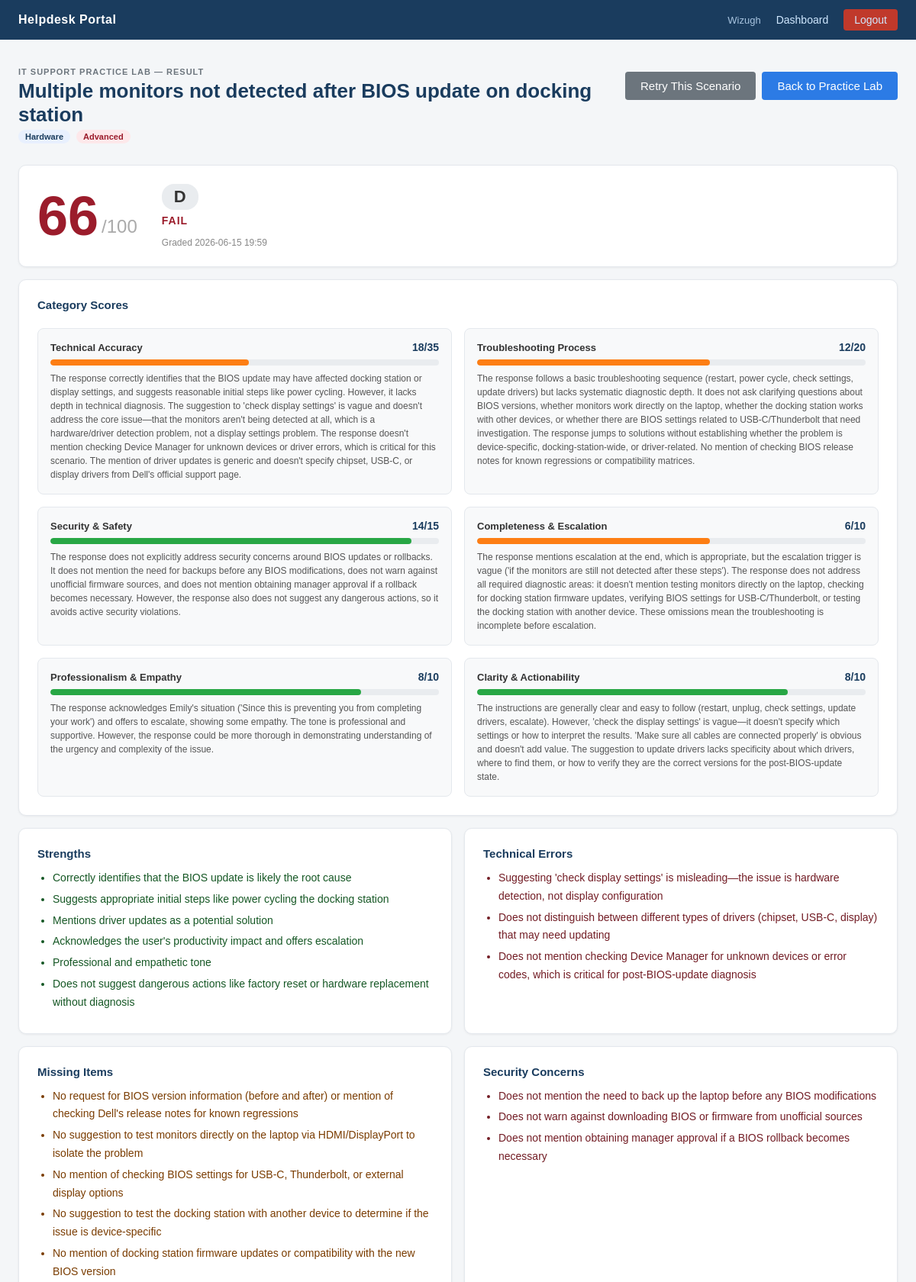
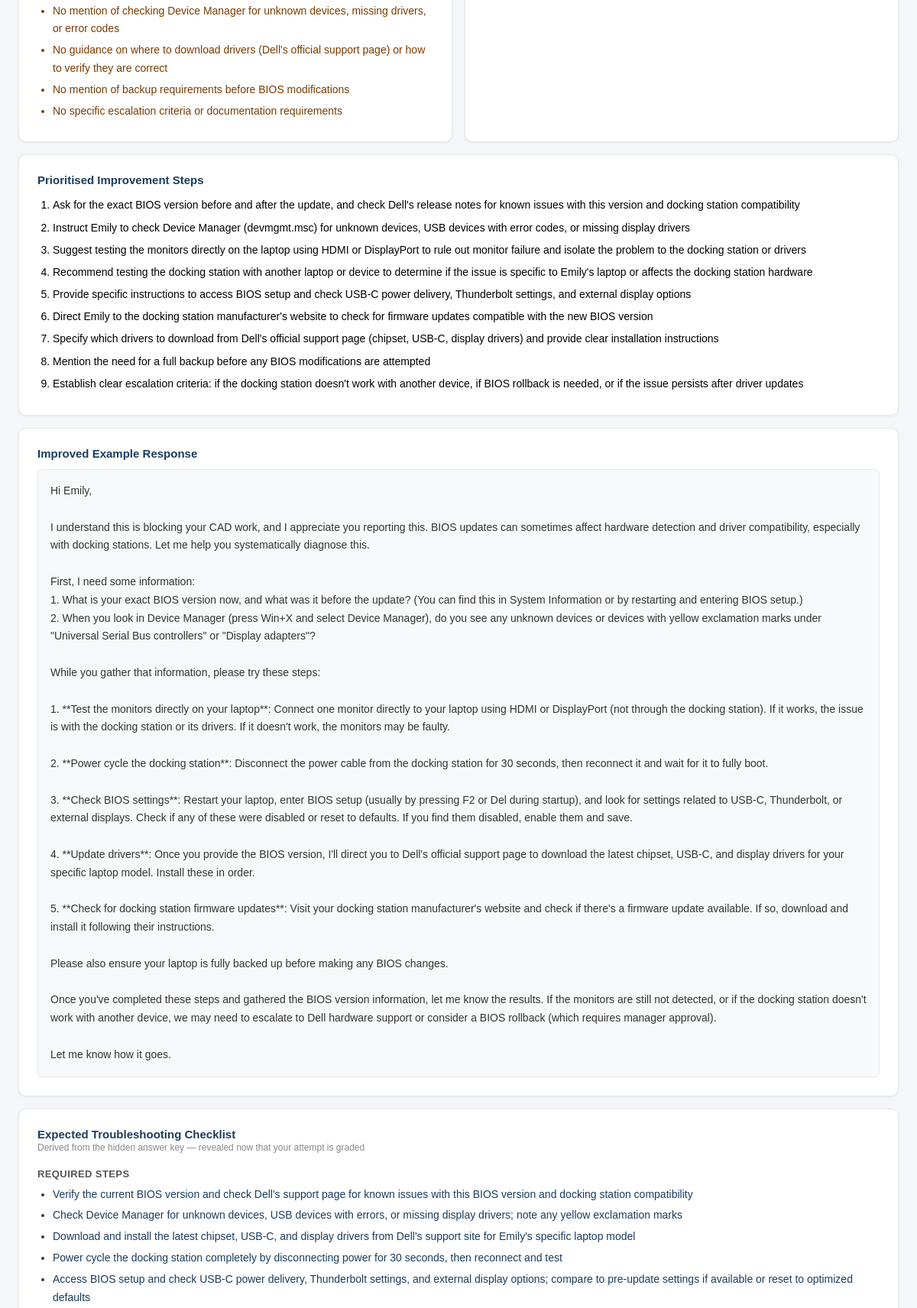
/admin/practice/result/6 (signed in, upper part), run on the app's committed database (2 pictures, top to bottom).
### tables this page shows
CREATE TABLE practice_scenarios (
            id                       INTEGER PRIMARY KEY AUTOINCREMENT,
            title                    TEXT    NOT NULL,
            description              TEXT    NOT NULL,
            category                 TEXT    NOT NULL,
            priority                 TEXT    NOT NULL,
            difficulty               TEXT    NOT NULL,
            answer_key_json          TEXT    NOT NULL,
            generated_by             TEXT    NOT NULL,
            created_at               TEXT    NOT NULL,
            generation_input_tokens  INTEGER NOT NULL DEFAULT 0,
            generation_output_tokens INTEGER NOT NULL DEFAULT 0,
            generation_cost_usd      REAL    NOT NULL DEFAULT 0
        );

CREATE TABLE practice_attempts (
            id                   INTEGER PRIMARY KEY AUTOINCREMENT,
            scenario_id          INTEGER NOT NULL,
            admin_username       TEXT    NOT NULL,
            response_text        TEXT    NOT NULL,
            raw_score            INTEGER NOT NULL,
            final_score          INTEGER NOT NULL,
            letter_grade         TEXT    NOT NULL,
            passed               INTEGER NOT NULL,
            score_cap_reason     TEXT,
            category_scores_json TEXT    NOT NULL,
            feedback_json        TEXT    NOT NULL,
            grading_input_tokens  INTEGER NOT NULL DEFAULT 0,
            grading_output_tokens INTEGER NOT NULL DEFAULT 0,
            grading_cost_usd     REAL    NOT NULL DEFAULT 0,
            submitted_at         TEXT    NOT NULL,
            FOREIGN KEY (scenario_id) REFERENCES practice_scenarios(id)
        );

### app.py (the view)
@app.route('/admin/practice/result/<int:attempt_id>')
def practice_result(attempt_id):
    if not admin_is_authenticated():
        return redirect(url_for('login'))
    conn = get_db()
    attempt = conn.execute(
        'SELECT * FROM practice_attempts WHERE id = ?', (attempt_id,)
    ).fetchone()
    if attempt is None:
        conn.close()
        return 'Result not found', 404
    if attempt['admin_username'] != session['user']:
        conn.close()
        return 'Access denied', 403
    scenario = conn.execute(
        'SELECT * FROM practice_scenarios WHERE id = ?', (attempt['scenario_id'],)
    ).fetchone()
    conn.close()
    category_scores = parse_json_column(attempt['category_scores_json'])
    feedback        = parse_json_column(attempt['feedback_json'])
    answer_key      = parse_json_column(scenario['answer_key_json'])
    public_ticket   = get_public_scenario(scenario)
    gen_cost   = scenario['generation_cost_usd']
    grade_cost = attempt['grading_cost_usd']
    return render_template(
        'practice_result.html',
        attempt=attempt,
        scenario=public_ticket,
        category_scores=category_scores,
        feedback=feedback,
        answer_key=answer_key,
        gen_cost=gen_cost,
        grade_cost=grade_cost,
        total_cost=gen_cost + grade_cost,
    )

### app.py (called while the page is built)
def get_db():
    conn = sqlite3.connect(DB_PATH)
    conn.row_factory = sqlite3.Row
    conn.execute("PRAGMA foreign_keys = ON")
    return conn

def admin_is_authenticated():
    return session.get('role') == 'admin' and 'user' in session

def get_public_scenario(scenario_row):
    return {
        "id":          scenario_row["id"],
        "title":       scenario_row["title"],
        "description": scenario_row["description"],
        "category":    scenario_row["category"],
        "priority":    scenario_row["priority"],
        "difficulty":  scenario_row["difficulty"],
        "created_at":  scenario_row["created_at"],
    }

def parse_json_column(text):
    if not text:
        return {}
    try:
        return json.loads(text)
    except (json.JSONDecodeError, TypeError):
        return {}

### templates/practice_result.html (shortened to what this page needs)
{% extends 'base.html' %}
{% block content %}
<div class="admin-page">
    <div class="admin-content">
        <div class="dashboard-header">
            <div class="dashboard-header-left">
                <span class="dashboard-eyebrow">IT SUPPORT PRACTICE LAB — RESULT</span>
                <h1 class="dashboard-title">{{ scenario['title'] }}</h1>
                <p class="dashboard-subtitle">
                    <span class="badge badge-category">{{ scenario['category'] }}</span>
                    <span class="badge badge-difficulty-{{ scenario['difficulty'].lower() }}" style="margin-left:4px;">{{ scenario['difficulty'] }}</span>
                </p>
            </div>
            <div class="dashboard-header-right" style="display:flex;gap:8px;flex-wrap:wrap;">
                <a href="{{ url_for('practice_scenario', scenario_id=scenario['id']) }}" class="btn-secondary">Retry This Scenario</a>
                <a href="{{ url_for('admin_practice') }}" class="btn">Back to Practice Lab</a>
            </div>
        </div>
        <div class="practice-score-summary">
            <div class="practice-score-main">
                <div class="practice-score-number {% if attempt['passed'] %}score-pass{% else %}score-fail{% endif %}">
                    {{ attempt['final_score'] }}
                </div>
                <div class="practice-score-denom">/100</div>
            </div>
            <div class="practice-score-meta">
                <div class="practice-grade-large grade-{{ attempt['letter_grade'].replace('+','plus').replace('-','minus') }}">
                    {{ attempt['letter_grade'] }}
                </div>
                <div class="practice-pass-label {% if attempt['passed'] %}pass-label-pass{% else %}pass-label-fail{% endif %}">
                    {% if attempt['passed'] %}PASS{% else %}FAIL{% endif %}
                </div>
                <div style="font-size:12px;color:#888;margin-top:8px;">
                    Graded {{ attempt['submitted_at'][:16] }}
                </div>
            </div>
        </div>
        <div class="dashboard-card" style="margin-bottom:16px;">
            <div class="card-header">
                <h2 class="card-title">Category Scores</h2>
            </div>
            <div class="practice-cat-grid">
                {% set cat_data = [
                    ('technical_accuracy',          'Technical Accuracy',          35),
                    ('troubleshooting_process',     'Troubleshooting Process',     20),
                    ('security_and_safety',         'Security & Safety',           15),
                    ('completeness_and_escalation', 'Completeness & Escalation',   10),
                    ('professionalism_and_empathy', 'Professionalism & Empathy',   10),
                    ('clarity_and_actionability',   'Clarity & Actionability',     10),
                ] %}
                {% for key, label, max_pts in cat_data %}
                {% set score = category_scores.get(key, 0) %}
                {% set pct   = (score / max_pts * 100)|int %}
                <div class="practice-cat-card">
                    <div class="practice-cat-header">
                        <span class="practice-cat-label">{{ label }}</span>
                        <span class="practice-cat-score">{{ score }}/{{ max_pts }}</span>
                    </div>
                    <div class="practice-bar-track">
                        <div class="practice-bar-fill {% if pct >= 70 %}bar-good{% elif pct >= 40 %}bar-mid{% else %}bar-low-score{% endif %}"
                             style="width:{{ pct }}%"></div>
                    </div>
                    {% set fb = feedback.get('category_feedback', {}).get(key, '') %}
                    {% if fb %}
                    <p class="practice-cat-feedback">{{ fb }}</p>
                    {% endif %}
                </div>
                {% endfor %}
            </div>
        </div>
        <div class="practice-feedback-grid">
            <div class="dashboard-card">
                <h2 class="card-title" style="margin-bottom:12px;">Strengths</h2>
                {% set strengths = feedback.get('strengths', []) %}
                {% if strengths %}
                <ul class="practice-list practice-list-green">
                    {% for item in strengths %}
                    <li>{{ item }}</li>
                    {% endfor %}
                </ul>
                {% else %}
                <p class="practice-empty-note">No specific strengths were identified.</p>
                {% endif %}
            </div>
            <div class="dashboard-card">
                <h2 class="card-title" style="margin-bottom:12px;">Technical Errors</h2>
                {% set errors = feedback.get('technical_errors', []) %}
                {% if errors %}
                <ul class="practice-list practice-list-red">
                    {% for item in errors %}
                    <li>{{ item }}</li>
                    {% endfor %}
                </ul>
                {% else %}
                <p class="practice-empty-note">No technical errors were identified.</p>
                {% endif %}
            </div>
            <div class="dashboard-card">
                <h2 class="card-title" style="margin-bottom:12px;">Missing Items</h2>
                {% set missing = feedback.get('missing_items', []) %}
                {% if missing %}
                <ul class="practice-list practice-list-orange">
                    {% for item in missing %}
                    <li>{{ item }}</li>
                    {% endfor %}
                </ul>
                {% else %}
                <p class="practice-empty-note">No missing items were identified.</p>
                {% endif %}
            </div>
            <div class="dashboard-card">
                <h2 class="card-title" style="margin-bottom:12px;">Security Concerns</h2>
                {% set security = feedback.get('security_concerns', []) %}
                {% if security %}
                <ul class="practice-list practice-list-red">
                    {% for item in security %}
                    <li>{{ item }}</li>
                    {% endfor %}
                </ul>
                {% else %}
                <p class="practice-empty-note">No security concerns were identified.</p>
                {% endif %}
            </div>
        </div>
        <div class="dashboard-card" style="margin-bottom:16px;">
            <h2 class="card-title" style="margin-bottom:12px;">Prioritised Improvement Steps</h2>
            {% set steps = feedback.get('improvement_steps', []) %}
            {% if steps %}
            <ol class="practice-ordered-list">
                {% for step in steps %}
                <li>{{ step }}</li>
                {% endfor %}
            </ol>
            {% else %}
            <p class="practice-empty-note">No specific improvement steps were provided.</p>
            {% endif %}
        </div>
        <div class="dashboard-card" style="margin-bottom:16px;">
            <h2 class="card-title" style="margin-bottom:12px;">Improved Example Response</h2>
            {% set example = feedback.get('improved_example_response', '') %}
            {% if example %}
            <pre class="practice-example-response">{{ example }}</pre>
            {% else %}
            <p class="practice-empty-note">No example response was provided.</p>
            {% endif %}
        </div>
        <div class="dashboard-card" style="margin-bottom:16px;">
            <div class="card-header">
                <div>
                    <h2 class="card-title">Expected Troubleshooting Checklist</h2>
                    <p class="card-subtitle">Derived from the hidden answer key — revealed now that your attempt is graded</p>
                </div>
            </div>
            {% if answer_key.get('required_troubleshooting_steps') %}
            <div class="practice-checklist-section">
                <h3 class="practice-checklist-heading">Required Steps</h3>
                <ul class="practice-list practice-list-blue">
                    {% for step in answer_key['required_troubleshooting_steps'] %}
                    <li>{{ step }}</li>
                    {% endfor %}
                </ul>
            </div>
            {% endif %}
        </div>
    </div>
</div>
{% endblock %}

### data on the page
practice_scenarios: title "Multiple monitors not detected after BIOS update on docking station", category "Hardware", difficulty "Advanced"
practice_attempts: final_score "66", letter_grade "D", submitted_at "2026-06-15 19:59"

### other printed values
{{ session['user'] }} "Wizugh"
{{ label }} "Technical Accuracy" "Troubleshooting Process" "Security & Safety" "Completeness & Escalation" "Professionalism & Empathy" "Clarity & Actionability"
{{ score }} "18" "12" "14" "6" "8" "8"
{{ max_pts }} "35" "20" "15" "10" "10" "10"
{{ item }} "Correctly identifies that the BIOS update is likely the root cause" "Suggests appropriate initial steps like power cycling the docking station" "Mentions driver updates as a potential solution" "Acknowledges the user's productivity impact and offers escalation" "Professional and empathetic tone" "Does not suggest dangerous actions like factory reset or hardware replacement without diagnosis"
{{ item }} "Suggesting 'check display settings' is misleading—the issue is hardware detection, not display configuration" "Does not distinguish between different types of drivers (chipset, USB-C, display) that may need updating" "Does not mention checking Device Manager for unknown devices or error codes, which is critical for post-BIOS-update diagnosis"
{{ item }} "No request for BIOS version information (before and after) or mention of checking Dell's release notes for known regressions" "No suggestion to test monitors directly on the laptop via HDMI/DisplayPort to isolate the problem" "No mention of checking BIOS settings for USB-C, Thunderbolt, or external display options" "No suggestion to test the docking station with another device to determine if the issue is device-specific" "No mention of docking station firmware updates or compatibility with the new BIOS version" "No mention of checking Device Manager for unknown devices, missing drivers, or error codes" "No guidance on where to download drivers (Dell's official support page) or how to verify they are correct" "No mention of backup requirements before BIOS modifications" "No specific escalation criteria or documentation requirements"
{{ item }} "Does not mention the need to back up the laptop before any BIOS modifications" "Does not warn against downloading BIOS or firmware from unofficial sources" "Does not mention obtaining manager approval if a BIOS rollback becomes necessary"
{{ step }} "Ask for the exact BIOS version before and after the update, and check Dell's release notes for known issues with this version and docking station compatibility" "Instruct Emily to check Device Manager (devmgmt.msc) for unknown devices, USB devices with error codes, or missing display drivers" "Suggest testing the monitors directly on the laptop using HDMI or DisplayPort to rule out monitor failure and isolate the problem to the docking station or drivers" "Recommend testing the docking station with another laptop or device to determine if the issue is specific to Emily's laptop or affects the docking station hardware" "Provide specific instructions to access BIOS setup and check USB-C power delivery, Thunderbolt settings, and external display options" "Direct Emily to the docking station manufacturer's website to check for firmware updates compatible with the new BIOS version" "Specify which drivers to download from Dell's official support page (chipset, USB-C, display drivers) and provide clear installation instructions" "Mention the need for a full backup before any BIOS modifications are attempted" "Establish clear escalation criteria: if the docking station doesn't work with another device, if BIOS rollback is needed, or if the issue persists after driver updates"
{{ step }} "Verify the current BIOS version and check Dell's support page for known issues with this BIOS version and docking station compatibility" "Check Device Manager for unknown devices, USB devices with errors, or missing display drivers; note any yellow exclamation marks" "Download and install the latest chipset, USB-C, and display drivers from Dell's support site for Emily's specific laptop model" "Power cycle the docking station completely by disconnecting power for 30 seconds, then reconnect and test" "Access BIOS setup and check USB-C power delivery, Thunderbolt settings, and external display options; compare to pre-update settings if available or reset to optimized defaults"
